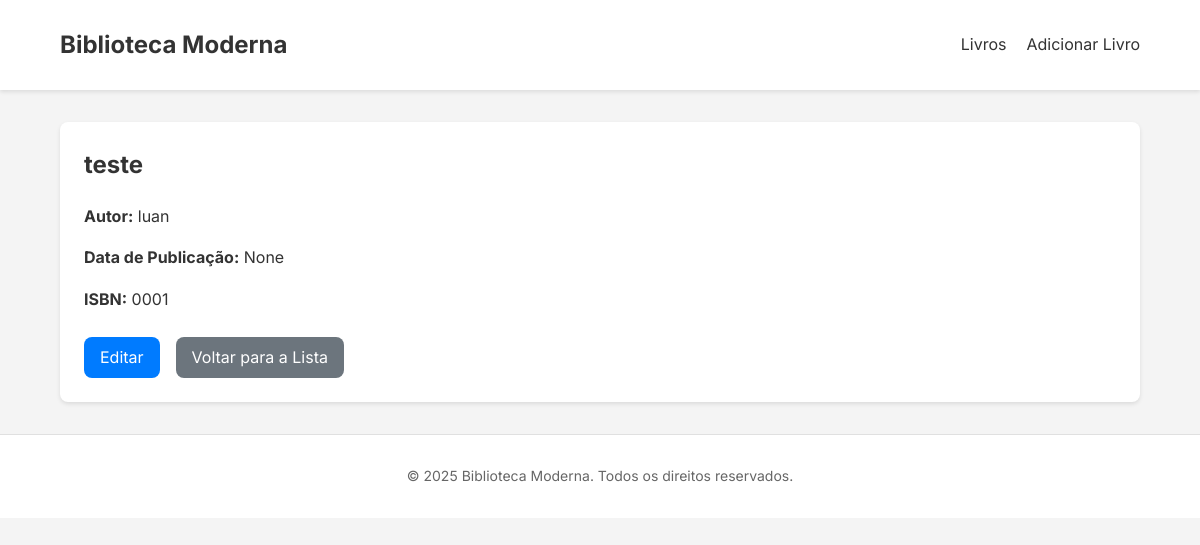
Before: /book/1/ with the older database file.
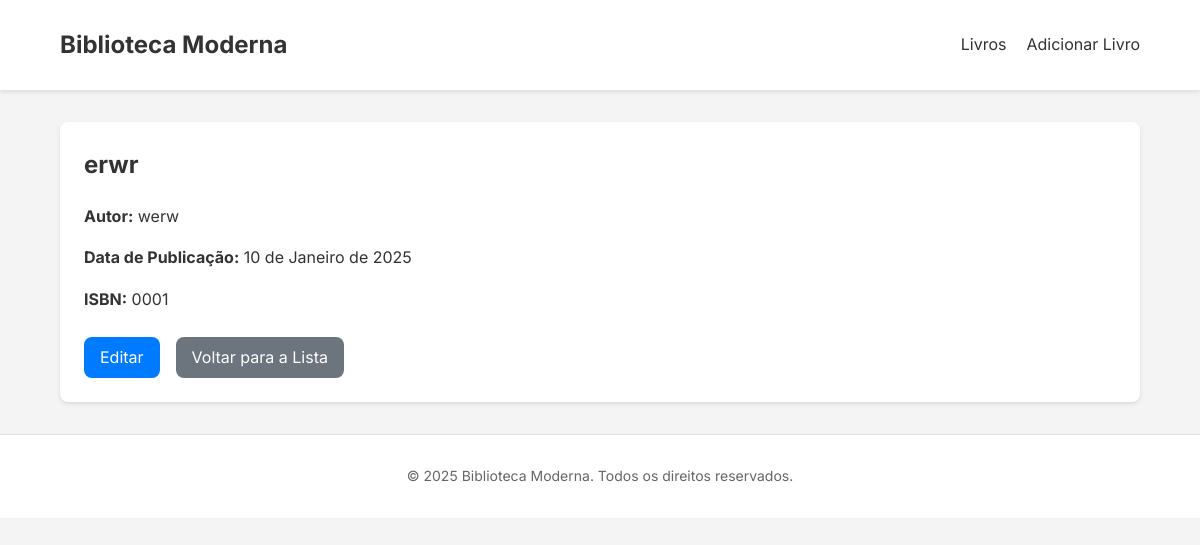
After: the same page with the newer database file.
### biblioteca_app/models.py (models this page shows, shortened)
class Book(models.Model):
    title = models.CharField(max_length=200, verbose_name='Título')
    author = models.CharField(max_length=100, verbose_name='Autor')
    publication_date = models.DateField(verbose_name='Data de Publicação')
    isbn = models.CharField(max_length=13, unique=True, verbose_name='ISBN')
    class Meta:
        verbose_name = 'Livro'
        verbose_name_plural = 'Livros'

### biblioteca_app/views.py (the view)
# urls.py: path('book/<int:pk>/', views.book_detail, name='book_detail'),
def book_detail(request, pk):
    book = get_object_or_404(Book, pk=pk)
    return render(request, 'biblioteca_app/book_detail.html', {'book': book})

### biblioteca_app/templates/biblioteca_app/book_detail.html
{% extends 'biblioteca_app/base.html' %}
{% block content %}
    <div class="book-detail">
        <h2>{{ book.title }}</h2>
        <p><strong>Autor:</strong> {{ book.author }}</p>
        <p><strong>Data de Publicação:</strong> {{ book.publication_date }}</p>
        <p><strong>ISBN:</strong> {{ book.isbn }}</p>
        <div class="book-actions">
            <a href="{% url 'book_edit' pk=book.pk %}" class="btn">Editar</a>
            <a href="{% url 'book_list' %}" class="btn btn-secondary">Voltar para a Lista</a>
        </div>
    </div>
{% endblock %}

### biblioteca_app/templates/biblioteca_app/base.html (shortened to what this page needs)
<!DOCTYPE html>
<html lang="pt-br">
    <head>
        {% load static %}
        <link rel="stylesheet" href="{% static 'css/style.css' %}?v=1">
    </head>
<body>
    <header>
        <div class="container">
            <h1><a href="{% url 'book_list' %}">Biblioteca Moderna</a></h1>
            <nav>
                <ul>
                    <li><a href="{% url 'book_list' %}">Livros</a></li>
                    <li><a href="{% url 'book_new' %}">Adicionar Livro</a></li>
                </ul>
            </nav>
        </div>
    </header>
    <main>
        <div class="container">
            {% block content %}
            {% endblock %}
        </div>
    </main>
    <footer>
        <div class="container">
            <p>&copy; 2025 Biblioteca Moderna. Todos os direitos reservados.</p>
        </div>
    </footer>
</body>
</html>

### biblioteca_app/static/css/style.css (style rules this page uses)
:root { --color-primary: #007bff; --color-primary-dark: #0056b3; --color-secondary: #6c757d; --color-secondary-dark: #545b62; --color-background: #f4f4f4; --color-text: #333; --color-text-light: #666; --color-white: #ffffff; --color-border: #e0e0e0; --font-family: 'Inter', sans-serif; --shadow: 0 2px 4px rgba(0,0,0,0.1); --border-radius: 8px; }
body { font-family: var(--font-family); line-height: 1.6; color: var(--color-text); background-color: var(--color-background); margin: 0; padding: 0; }
.container { width: 90%; max-width: 1200px; margin: 0 auto; padding: 0 20px; }
main { padding: 2rem 0; }
footer { background-color: var(--color-white); border-top: 1px solid var(--color-border); padding: 1rem 0; text-align: center; font-size: 0.875rem; color: var(--color-text-light); }

### biblioteca_app/templates/biblioteca_app/base.html (style rules this page uses)
:root { --color-primary: #007bff; --color-primary-dark: #0056b3; --color-secondary: #6c757d; --color-secondary-dark: #545b62; --color-background: #f4f4f4; --color-text: #333; --color-text-light: #666; --color-white: #ffffff; --color-border: #e0e0e0; --font-family: 'Inter', sans-serif; --shadow: 0 2px 4px rgba(0,0,0,0.1); --border-radius: 8px; }
body { font-family: var(--font-family); line-height: 1.6; color: var(--color-text); background-color: var(--color-background); margin: 0; padding: 0; }
.container { width: 90%; max-width: 1200px; margin: 0 auto; padding: 0 20px; }
main { padding: 2rem 0; }
footer { background-color: var(--color-white); border-top: 1px solid var(--color-border); padding: 1rem 0; text-align: center; font-size: 0.875rem; color: var(--color-text-light); }

Changed rows visible on the page:
changed Book: title "teste" → "erwr"; author "luan" → "werw"; publication_date "None" → "10 de Janeiro de 2025"
